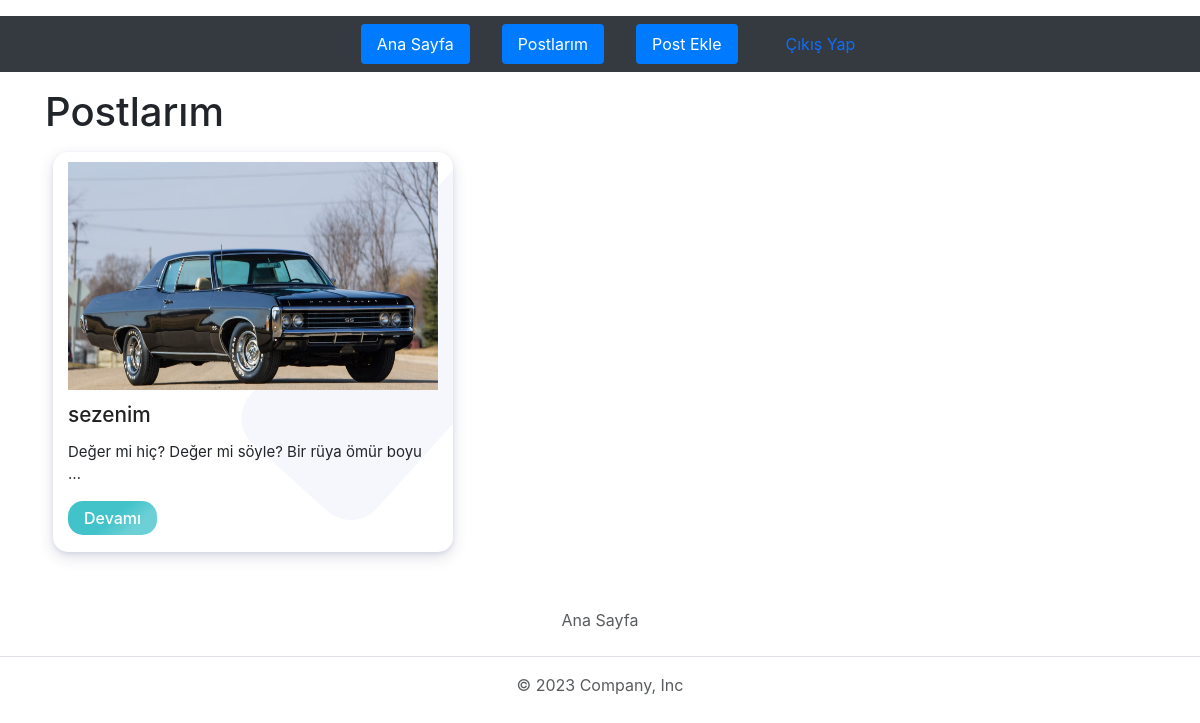
Screenshot of /posts/myposts/ (signed in) with the database file from the repository.
### post/models.py (models this page shows, shortened)
class Post(models.Model):
    user = models.ForeignKey(User, on_delete=models.CASCADE )
    title = models.CharField(max_length=200)
    content = models.TextField()
    picture = models.FileField(blank=True , null=True)
    created_at = models.DateTimeField(auto_now_add=True)
    is_deleted = models.BooleanField(default=False)

### post/views.py (the view)
# urls.py: path('myposts/' , myposts_view, name='myposts_view' ),
@login_required(login_url="/user/login")
def myposts_view(request):
    posts = Post.objects.filter(is_deleted= False, user= request.user)
    context = dict(
        posts =posts
    )
    return render(request, 'post/myposts.html', context)

### post/templates/post/myposts.html
{% extends 'base/main.html' %}
{% load static %}
{% block container %}
<link rel="stylesheet" href="https://maxcdn.bootstrapcdn.com/bootstrap/4.3.1/css/bootstrap.min.css">
<h1>Postlarım</h1>
<div class="section_our_solution">
  <div class="row">
    {% for post in posts %}
    <div class="col-4" >
        <div class="solution_cards_box"  >
          <div class="solution_card" style="width: 25rem; height: 25rem;">
            {% if post.picture %}
            <img class="fit" src="{{post.picture.url}}" alt="yok" >
            {% endif %}
            <div class="solu_title">
              <h3>{{ post.title }}</h3>
            </div>
            <div class="solu_description">
              <p>
                {{ post.content|truncatewords:10 }}
              </p>
              <a href="{% url 'post:post_detail' id=post.id %}"><button type="button" class="read_more_btn">Devamı</button></a>
            </div>
          </div>
        </div>
      </div>
    {% endfor %}
  </div>
</div>
{% endblock container %}

### post/templates/base/head.html (style rules this page uses)
.fit { width: 100%; height: 60%; }
.section_our_solution .row { align-items: center; }
.solution_cards_box .solution_card { flex: 0 50%; background: #fff; box-shadow: 0 2px 4px 0 rgba(136, 144, 195, 0.2), 0 5px 15px 0 rgba(37, 44, 97, 0.15); border-radius: 15px; margin: 8px; padding: 10px 15px; position: relative; z-index: 1; overflow: hidden; min-height: 265px; transition: 0.7s; }
.solution_cards_box .solution_card:before { content: ""; position: absolute; background: rgb(85 108 214 / 5%); width: 170px; height: 400px; z-index: -1; transform: rotate(42deg); right: -56px; top: -23px; border-radius: 35px; }
.solution_card .solu_title h3 { color: #212121; font-size: 1.3rem; margin-top: 13px; margin-bottom: 13px; }
.solution_card .solu_description p { font-size: 15px; margin-bottom: 15px; }
.solution_card .solu_description button { border: 0; border-radius: 15px; background: linear-gradient( 140deg, #42c3ca 0%, #42c3ca 50%, #42c3cac7 75% ) !important; color: #fff; font-weight: 500; font-size: 1rem; padding: 5px 16px; }

### rows the page displays
Post: picture (picture), title "sezenim", content "Değer mi hiç? Değer mi söyle? Bir rüya ömür boyu …"
